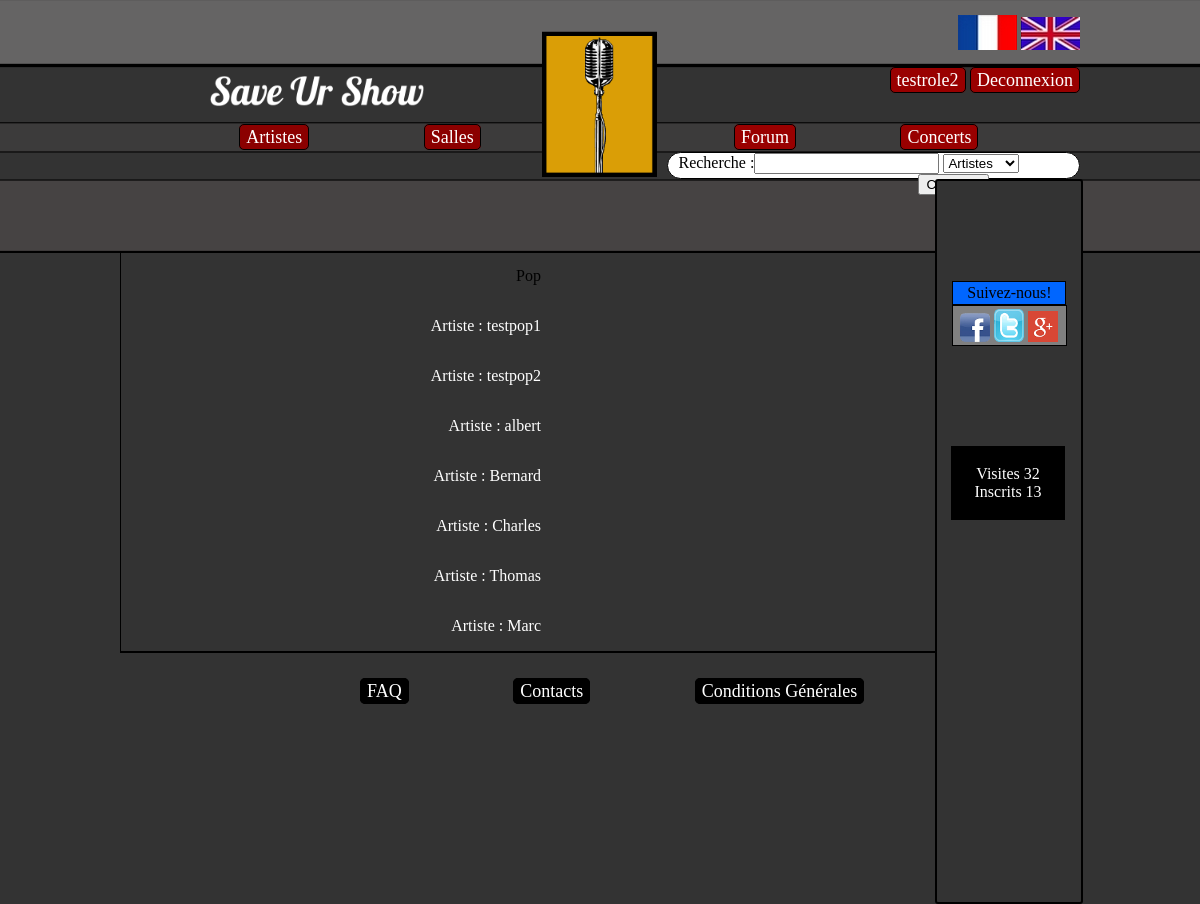
/SaveUrShow/index.php?page=genre&genre=pop (signed in), run on the app's committed database.
### tables this page shows
CREATE TABLE IF NOT EXISTS `statistique` (
  `ID` int(11) NOT NULL AUTO_INCREMENT,
  `nombre_inscrit` int(11) DEFAULT NULL,
  `nombre_visite` int(11) DEFAULT NULL,
  PRIMARY KEY (`ID`)
);

CREATE TABLE IF NOT EXISTS `artiste` (
  `ID` int(11) NOT NULL AUTO_INCREMENT,
  `nom_artiste` varchar(25) NOT NULL,
  `date_ajout_artiste` datetime DEFAULT NULL,
  `image_artiste` varchar(255) DEFAULT NULL,
  `bio_artiste` text,
  `ID_genre` int(11) NOT NULL,
  PRIMARY KEY (`ID`)
);

### SaveUrShow/controleurs/genre.php (called while the page is built)
<?php
	include('modeles/modele_recherche.php');
	$genre = $_GET['genre'];
	$ID=searchGenre($genre);
	$reqGenre=searchIDArtiste($ID['ID']);
	include('vues/header.php');
	include('vues/vue_resultatGenre.php');
	include('vues/footer.php');
 ?>

### SaveUrShow/controleurs/fr.php (called while the page is built, shortened)
<?php
	$DECONNEXION = 'Deconnexion';
	$TXT_ARTISTES = 'Artistes';
	$TXT_SALLES = 'Salles';
	$TXT_CONCERTS = 'Concerts';
	$TXT_FORUM = 'Forum';
	$RECHERCHE = 'Recherche :';
	$TXT_SUIVRE = 'Suivez-nous!';
	$TXT_CONNECTES = 'Visites';
	$TXT_INSCRITS = 'Inscrits';
	$TXT_ARTISTE = 'Artiste';
$POP = 'Pop';
 ?>

### SaveUrShow/modeles/modele_stat.php (called while the page is built, shortened)
<?php
	function nbrVisite(){
	global $bdd;
	$req = $bdd -> prepare("SELECT nombre_visite FROM statistique");
	$req -> execute();
	$res = $req->fetch();
	return $res[0];
	}
	function nbrInscrit(){
		global $bdd;
		$req = $bdd -> prepare("SELECT count(ID) FROM membre");
		$req -> execute();
	$res = $req->fetch();
	return $res['count(ID)'];
	}
 ?>

### SaveUrShow/modeles/modele_recherche.php (called while the page is built, shortened)
<?php
	function searchGenre($genre){
		global $bdd;
			$req = $bdd -> query("SELECT ID FROM genre WHERE genre like '%$genre%'");
			 $data=$req->fetch();
			return $data;
	}
	function searchIDArtiste($ID){
		global $bdd;
			$req = $bdd -> query("SELECT nom_artiste FROM artiste WHERE ID_genre = '$ID'");
			return $req;
	}
?>

### SaveUrShow/vues/vue_resultatGenre.php (the view)
<?php
	if ($genre == 'pop'){
		echo '<p class="standard"> '.$POP.'';
	}
	elseif ($genre == 'classique') {
		echo '<p class="standard"> '.$CLASSIC.'';
	}
	elseif ($genre == 'worldMusic') {
		echo '<p class="standard"> '.$_MUSIQUE_MONDE.'';
	}
	elseif ($genre == 'metal') {
		echo '<p class="standard"> '.$METAL.'';
	}
	elseif ($genre == 'reggae') {
		echo '<p class="standard"> '.$REGGAE.'';
	}
	elseif ($genre == 'variete') {
		echo '<p class="standard"> '.$VARIETE.'';
	}
	elseif ($genre == 'alternatif') {
		echo '<p class="standard"> '.$ALTERNATIF.'';
	}
	elseif ($genre == 'electro') {
		echo '<p class="standard"> '.$ELECT.'';
	}
	elseif ($genre == 'rb') {
		echo '<p class="standard"> '.$_R_B.'';
	}
	elseif ($genre == 'jazz') {
		echo '<p class="standard"> '.$JAZZ.'';
	}
	elseif ($genre == 'rap') {
		echo '<p class="standard"> '.$RAP.'';
	}
	elseif ($genre == 'rock') {
		echo '<p class="standard"> '.$ROCK.'';
	}
	foreach ($reqGenre as $nom_artiste) {
				echo '<p class="standard"> <a href="?page=artiste&artiste='.$nom_artiste['nom_artiste'].'"> '.$TXT_ARTISTE.' : '.$nom_artiste['nom_artiste'].'</a><br /></p>';
			}
 ?>

### SaveUrShow/vues/header.php (shortened to what this page needs)
<!doctype html>
<html lang="en">
<head>
<link rel="stylesheet" href="ressources/style.css" type="text/css" media="screen" />
<body>
<header>
	<div id="logo">
	</div>
	<a href="?page=accueil"><div id="nom">
	</div></a>
	<div id="drapeau">
	<a href="?page=select_lang&lang=fr"> <img src="ressources/image/drap_fr.png" alt="Version Française" /></a>
	<a href="?page=select_lang&lang=en"> <img src="ressources/image/drap_en.png" alt="Version Anglaise"/></a>
	</div>
	<div id="connexion">
		<ul>
			<?php
			if (!isset($_SESSION['pseudo'])){
				echo '
				<li class="zone1"><a href="?page=connexion">'.$CONNEXION.'</a></li>
				<li class="zone1"><a href="?page=inscription">'.$INSCRIPTION.'</a></li>';
			}else{
				echo'
				<li class="zone1"><a href="?page=profil&profil='.$_SESSION['pseudo'].'">'.$_SESSION['pseudo'].'</a></li>
				<li class="zone1"><a href="?page=deconnexion">'.$DECONNEXION.'</a></li>';
			}
			 ?>
		</ul>
	</div>
	<div id="artistes_salles">
		<ul>
			<li class="boutons1"><a href="?page=listeartiste"><?php echo $TXT_ARTISTES;?></a></li>
			<li class="boutons1"><a href="?page=listeSalles"><?php echo $TXT_SALLES;?></a></li>
		</ul>
	</div>
	<div id="forum_concerts">
		<ul>
			<li class="boutons2"><a href="?page=forum"><?php echo $TXT_FORUM;?></a></li>
			<li class="boutons2"><a href="?page=listeConcerts"><?php echo $TXT_CONCERTS;?></a></li>
		</ul>
	</div>
	<div class="Rechercher">
			<form action="index.php?page=recherche" method="post" name="Recherche">
			<label><?php echo $RECHERCHE;?></label><input type="text" name="mot_cle" id="mot_cle"/>
					<select name="type_recherche">
						<option value="1"><?php echo $TXT_ARTISTES;?></option>
					</select>
			</form>
	</div>
	<span id="bordure">
	<div id="Suivre"><span class="a3"><?php echo $TXT_SUIVRE;?></span>
	</div>
	<div class="reseaux">
		<div> <a href="https://www.facebook.com/pages/Save-Ur-Show/281799091982222?fref=ts"> <img class="reseauxsociaux" src="ressources/image/facebook.png" /></a> <span></span>
		</div>
		<div> <a href="https://twitter.com/SaveUrShow01"> <img class="reseauxsociaux" src="ressources/image/twitter.png"/></a> <span></span>
		</div>
		<div> <a href="https://plus.google.com/"> <img class="reseauxsociaux" src="ressources/image/g.png"/></a> <span></span>
		</div>
	</div>
	<div class="statistique">
		<p> <?php echo $TXT_CONNECTES;?> <?php echo $nbrVisite; ?> <br />
			<?php echo $TXT_INSCRITS;?> <?php echo $nbrInscrit; ?>
		</p>
	</div>
	</span>
</header>
<div id="contenu">

### SaveUrShow/ressources/style.css (style rules this page uses)
body { background-size: 250px; background-image:url(image/haut.png); background-position:center top; background-repeat: repeat-x; background-color: #333333; margin:auto; width: 960px; }
#logo { background-size: 12%; margin:auto; height: 200px; background-image: url(image/Logo.png); background-position: center; background-repeat: no-repeat; }
#nom { background-size: 230px; margin-left: 90px; margin-top:-140px; height: 70px; width:30%; background-image: url(image/Titre.png); background-position: left top; background-repeat: no-repeat; }
#drapeau { float:right; margin-top:-115px; margin-right:0px; }
#connexion ul { color:black; font-size: 18px; float:left; }
#connexion { float:right; margin-right:0px; margin-top:-78px; }
.zone1 { display:inline; width:20%; background-color:#990000; text-align:center; padding:2px 6px 2px 6px; border-style:solid; border-width:1px; border-radius:5px; }
#artistes_salles ul { width: 90%; font-size: 18px; float:right; }
#artistes_salles { float:left; margin-left:80px; margin-top:-21px; }
.boutons1 { display:inline; width:20%; background-color:darkred; text-align:center; padding:2px 6px 2px 6px; border-style:solid; border-width:1px; border-radius:5px; margin-right:110px; }
#forum_concerts ul { display:inline-block; width: 90%; font-size: 18px; float:right; }
#forum_concerts { float:right; margin-top:-21px; }
.boutons2 { display:inline; width:20%; background-color:#990000; text-align:center; padding:2px 6px 2px 6px; border-style:solid; border-width:1px; border-radius:5px; margin-right: 100px; }
.Rechercher { display:block; width:16.1%; height: 23px; background-color:white; text-indent: -240px; padding:0px 6px 2px 250px; border-style:solid; border-width:1px; border-radius:15px; margin-right: 0px; float:right; margin-top:-14px; }
#Suivre { position:relative; width:100px; background-color:#0066FF; text-align:center; padding:2px 6px 2px 6px; border-style:solid; border-width:1px; margin: auto; margin-top:100px; }
.reseaux { position:relative; display:block; width:70%; background-color:grey; text-align:center; padding:2px 6px 2px 6px; border-style:solid; border-width:1px; height: 35px; margin:auto; }
.reseaux div { display:inline-block; }
.reseauxsociaux { width:30px; margin: 0px; margin-top:1px; display: block; margin-left: 0px; }
.statistique { position:relative; width:70%; background-color:ThreeDDarkShadow; text-align:center; padding:2px 6px 2px 6px; border-style:solid; border-width:1px; float:right; margin-left:16px; margin-right:16px; margin-top:100px; margin-bottom: 100px; }
#bordure { position:relative; display:inline-block; width: 15%; height: 721px; margin-top:13px; margin-right:-416px; background-color: #333333; border-style: solid; border-radius: 3px; border-width: 2px; float:right; border-color: black; }
a { text-decoration:none; color:#FFFFFF; }
.statistique p { color:#FFFFFF; }
#contenu { margin-top:121px; border-bottom-style:solid; border-bottom-color:#000000; border-bottom-width:2px; border-left-style:solid; border-left-color:#000000; border-left-width:1px; margin-right:143px; }
ul { list-style: none; }
.standard { display : inline-block ; width : 420px ; text-align : right ; }

### data on the page
statistique: nombre_visite "32"
artiste: nom_artiste "testpop1"
artiste: nom_artiste "testpop2"
artiste: nom_artiste "albert"
artiste: nom_artiste "Bernard"
artiste: nom_artiste "Charles"
artiste: nom_artiste "Thomas"
artiste: nom_artiste "Marc"

### other printed values
$_SESSION['pseudo'] "testrole2"
$DECONNEXION "Deconnexion"
$TXT_ARTISTES "Artistes"
$TXT_SALLES "Salles"
$TXT_FORUM "Forum"
$TXT_CONCERTS "Concerts"
$RECHERCHE "Recherche :"
$TXT_SUIVRE "Suivez-nous!"
$TXT_CONNECTES "Visites"
$TXT_INSCRITS "Inscrits"
$nbrInscrit "13"
$POP "Pop"
$TXT_FAQ "FAQ"
$TXT_CONTACTS "Contacts"
$TXT_CG "Conditions Générales"
